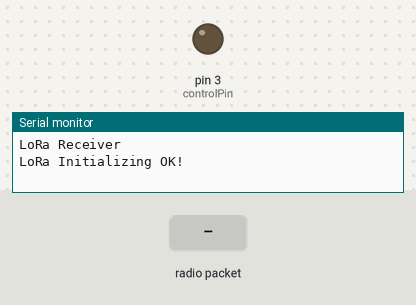
A sketch run on a simulated Arduino Uno, built with avr-gcc and run on an emulated ATmega328P. Parts: output pins drawn as LEDs (lit = HIGH), the last lines printed to the serial monitor. The inputs (shaded band) are chosen by the test bench. No radio packets arrive unless stated.

Above: at 1.2 s.
1.3 s: radio packet "go" arrives
At 2.4 s:
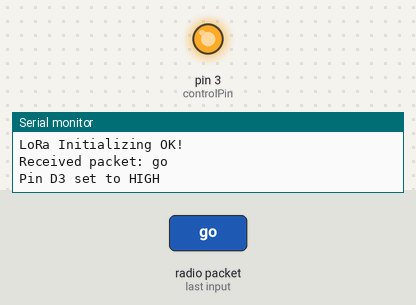
2.8 s: radio packet "stop" arrives
At 3.6 s:
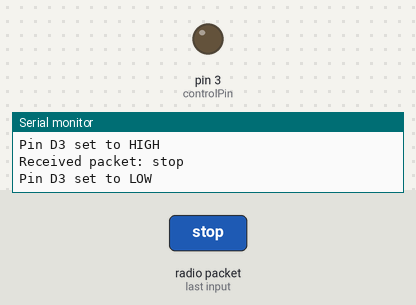
Timing chart, 0 to 5.8 s (numbered marks = the images above; inputs shaded):
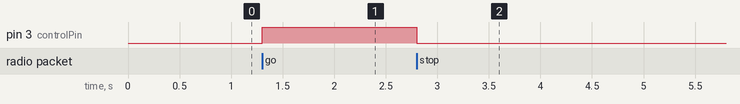

The sketch:

ontvangen_met_p3_hL.ino
```cpp
#include <SPI.h>
#include <LoRa.h>

// Define the pins used by the transceiver module
#define ss 10   // RFM95 NSS
#define rst 9   // RFM95 RFM_RST
#define dio0 2  // RFM95 DIO5
#define controlPin 3 // Define the control pin

void setup() {
  // Initialize Serial Monitor
  Serial.begin(9600);
  while (!Serial);
  Serial.println("LoRa Receiver");

  // Setup LoRa transceiver module
  LoRa.setPins(ss, rst, dio0);
  while (!LoRa.begin(866E6)) {
    Serial.print(".");
    delay(500);
  }

  // Change sync word (0xF3) to match the transmitter
  LoRa.setSyncWord(0xF3);
  Serial.println("LoRa Initializing OK!");

  // Set control pin as output
  pinMode(controlPin, OUTPUT);
  digitalWrite(controlPin, LOW); // Ensure it's initially low
}

void loop() {
  // Try to parse packet
  int packetSize = LoRa.parsePacket();
  if (packetSize) {
    // Received a packet
    Serial.print("Received packet: ");

    // Buffer to hold the incoming message
    String receivedText = "";

    // Read packet
    while (LoRa.available()) {
      receivedText += (char)LoRa.read();
    }

    // Print the received message
    Serial.println(receivedText);

    // Check the received message
    if (receivedText == "go") {
      digitalWrite(controlPin, HIGH);
      Serial.println("Pin D3 set to HIGH");
    } else if (receivedText == "stop") {
      digitalWrite(controlPin, LOW);
      Serial.println("Pin D3 set to LOW");
    }
  }
}
```

Measured:
- after the input at 1.3 s, pin 3 (controlPin): LOW → HIGH at once
- after the input at 2.8 s, pin 3 (controlPin): HIGH → LOW at once
